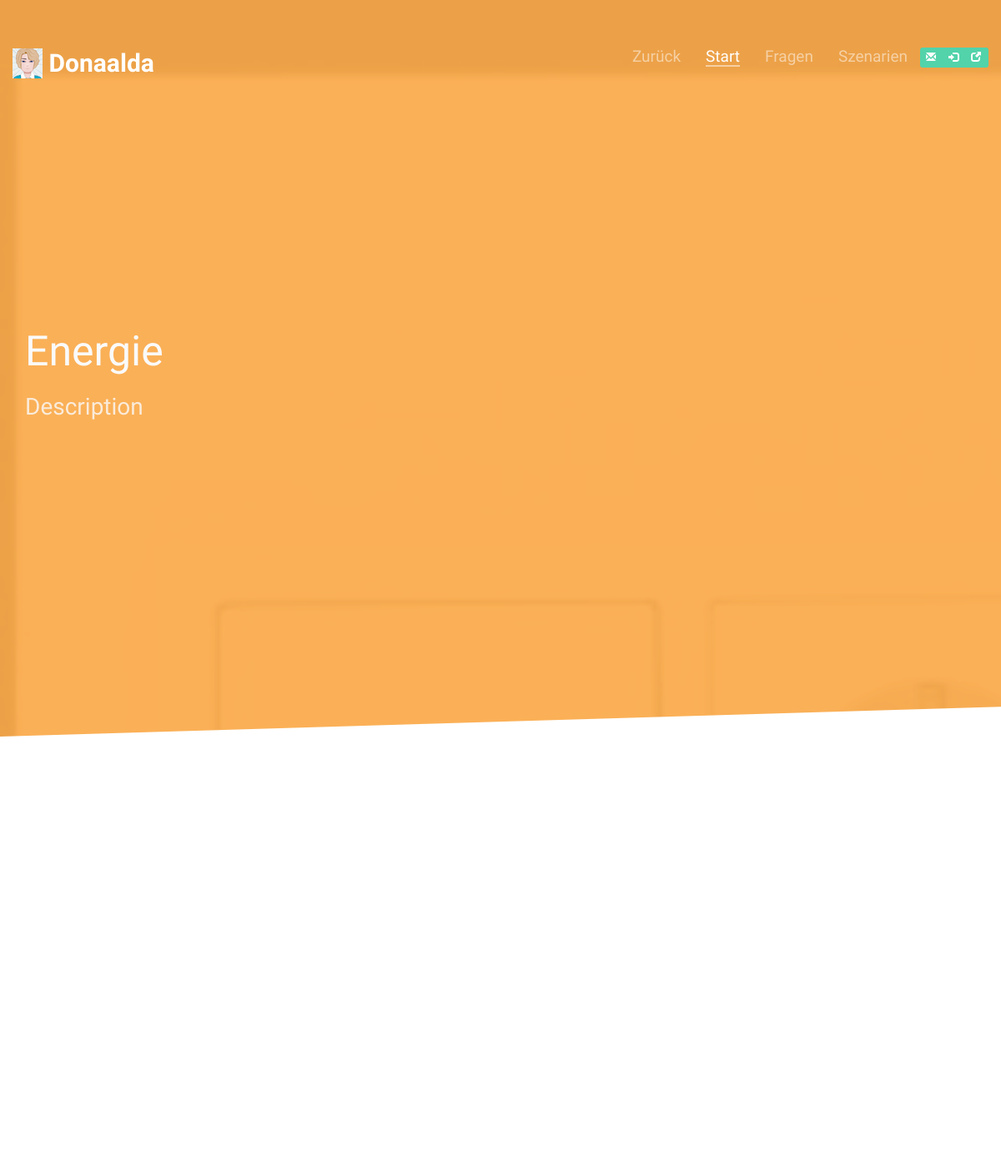
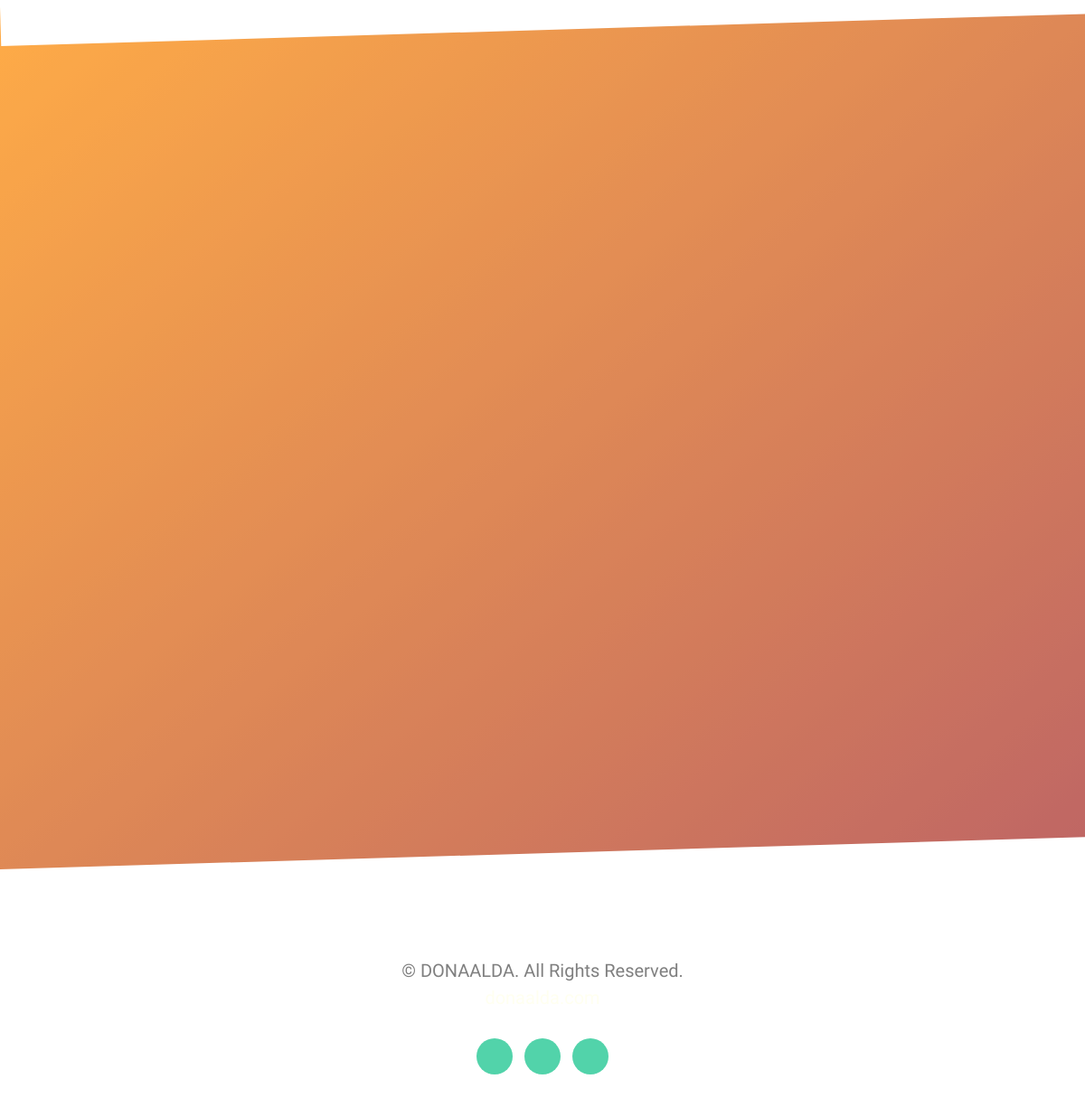
Screenshot of /Energie/ with the database file from the repository (2 pictures, top to bottom).
### app/models.py (models this page shows, shortened)
class Category(models.Model):
    name = models.CharField(max_length=100, unique=True, validators=[validate_legal_chars])
    picture = models.ImageField(verbose_name="Bild für die Kategorie", upload_to="categories")
    backgroundPicture = models.ImageField(verbose_name="Bild für den Hintergrund", null=True, blank=True, upload_to="categories")
    short_description = models.TextField(verbose_name="Kurzbeschreibung", max_length=170, default="---")
    description = models.TextField(verbose_name="Beschreibung", default="---")
    iconString = models.CharField(max_length=20, default="gift")
    def __str__(self):
        return '%s' % self.name
    class Meta:
        verbose_name = "Kategorie"
        verbose_name_plural = "Kategorien"
        ordering = ["name"]

### app/views.py (the view)
# urls.py: url(r'^(?P<category_name>[\w]+)/$', views.CategoryView.as_view(), name='category'),
class CategoryView(generic.ListView):
    template_name = 'app/category.html'
    context_object_name = 'scenario_list_from_category'
    def get(self, request, *args, **kwargs):
        category = kwargs.get("category_name")
        return render(request, 'app/category.html',
                      {'scenario_list_from_category': Category.objects.get(name=category).scenario_set.all(),
                      'category_list': Category.objects.all(),
                       'category': Category.objects.get(name=category)
                       })

### app/models.py (called while the page is built)
    def __str__(self):
        return '%s' % self.name

### app/templates/app/category.html (shortened to what this page needs)
{% load staticfiles %}
<!DOCTYPE html>
<html class="no-js">
<head>
  {% include "app/html_templates/header/headerTemplate.html" %}
</head>
<body>
{% include "app/html_templates/header/navbarHeader.html" with navInfo='category'%}
<section id="fh5co-home-grid" data-stellar-background-ratio="0.5" {% if category.picture %}
         style="background-image:url({{ category.picture.url }}); {% endif %}">
  <div class="gradient">
    <div class="container">
      <div class="text-wrap">
        <div class="text-inner">
          <div class="row">
            <div class="col-md-12 text-left">
              {% if category %}
              <h1 class="to-animate">
                {{ category.name }}
              </h1>
              <h2 class="to-animate">
                Description
              </h2>
              {% endif %}
            </div>
          </div>
        </div>
      </div>
    </div>
  </div>
  <div class="slant"></div>
</section>
{% include "app/html_templates/sections/questionSection.html" %}
<section id="fh5co-work-grid" data-section="information">
  <div class="container">
    <div class="row">
      <div class="col-md-12 section-heading text-left">
      </div>
    </div>
  </div>
  <div class="container">
      <div class="row row-bottom-padded-sm">
        {% if scenario_list_from_category %}
        {% for scenario in scenario_list_from_category %}
        <div class="col-md-4 col-sm-6 col-xxs-12">
        </div>
        {% endfor %}
        {% else %}
        <div>
          no scenarios
        </div>
        {% endif %}
      </div>
    </div>
</section>
{% include "app/html_templates/footer/footerTemplate.html" %}
</body>
</html>

### app/static/app/assets/css/style.css (style rules this page uses)
body { font-family: "Source Sans Pro", Arial, sans-serif; font-weight: 300; font-size: 20px; line-height: 1.5; color: #777777; color: #7f7f7f; background: #fff; height: 100%; position: relative; }
h1, h2, h3, h4, h5, h6 { color: #000; font-family: "Source Sans Pro", Arial, sans-serif; font-weight: 400; margin: 0 0 30px 0; }
#fh5co-home-grid { background-color: transparent; background-size: cover; background-attachment: fixed; position: relative; width: 100%; background-color: darkorange; color: #fff; overflow: hidden; opacity: 0.72; }
#fh5co-home-grid .gradient { position: absolute; top: 0; bottom: 0; left: 0; right: 0; z-index: 2; opacity: .9; -webkit-backface-visibility: hidden; background-color: darkorange; background-image: -webkit-gradient(linear, 0% 0%, 100% 100%, color-stop(0, darkorange), color-stop(1,darkorange)); background-image: -webkit-repeating-linear-gradient(top left, darkorange 0%, darkorange 100%); background-image: repeating-linear-gradient(to bottom right, darkorange 0%, darkorange 100%); background-image: -ms-repeating-linear-gradient(top left, darkorange 0%, darkorange 100%); }
#fh5co-home-grid, #fh5co-home-grid .text-wrap { height: 900px; }
#fh5co-home-grid .text-wrap { display: table; width: 100%; position: relative; z-index: 4; }
#fh5co-home-grid .text-inner { display: table-cell; vertical-align: middle; text-align: center; }
#fh5co-home-grid .text-inner h1 { font-size: 50px; color: white; margin: 0 0 20px 0; }
#fh5co-home-grid .text-inner h2 { font-size: 28px; line-height: 38px; font-weight: 300; color: rgba(255, 255, 255, 0.8); margin: 0; }
.slant { position: absolute; transform: rotate(-1.7deg); -ms-transform: rotate(-1.7deg); -webkit-transform: rotate(-1.7deg); -o-transform: rotate(-1.7deg); -moz-transform: rotate(-1.7deg); background-color: #fff; content: ""; z-index: 3; display: inline-block; height: 70px; bottom: 0; margin-bottom: -35px; padding: 0; width: 101%; }
#fh5co-services, #fh5co-testimonials, #fh5co-counters, #fh5co-work, #fh5co-contact, #fh5co-about, #fh5co-work-grid { padding: 4em 0; }
#fh5co-services, #fh5co-work, #fh5co-counters, #fh5co-work-grid { padding: 7em 0; }
#fh5co-work-grid { overflow: hidden; position: relative; color: rgba(255, 255, 255, 0.8); background-color: brown; background-image: -webkit-gradient(linear, 0% 0%, 100% 100%, color-stop(0, darkorange), color-stop(1, brown)); background-image: -webkit-repeating-linear-gradient(top left, darkorange 0%, brown 100%); background-image: repeating-linear-gradient(to bottom right, darkorange 0%, brown 100%); background-image: -ms-repeating-linear-gradient(top left, darkorange 0%, brown 100%); opacity: 0.72; }
#fh5co-work-grid:before, #fh5co-work-grid:after { position: absolute; transform: rotate(-1.7deg); -ms-transform: rotate(-1.7deg); -webkit-transform: rotate(-1.7deg); -o-transform: rotate(-1.7deg); -moz-transform: rotate(-1.7deg); background-color: #fff; content: ""; z-index: 3; display: inline-block; height: 70px; padding: 0; width: 101%; }
#fh5co-work-grid:before { top: 0; margin-top: -35px; }
#fh5co-work-grid:after { bottom: 0; margin-bottom: -35px; }
.section-heading { float: left; width: 100%; padding-bottom: 50px; margin-bottom: 50px; clear: both; }
.js .to-animate, .js .to-animate-2, .js .single-animate { opacity: 0; }
.row-bottom-padded-sm { padding-bottom: 2em; }

### rows the page displays
Category: picture (picture), name "Energie"
